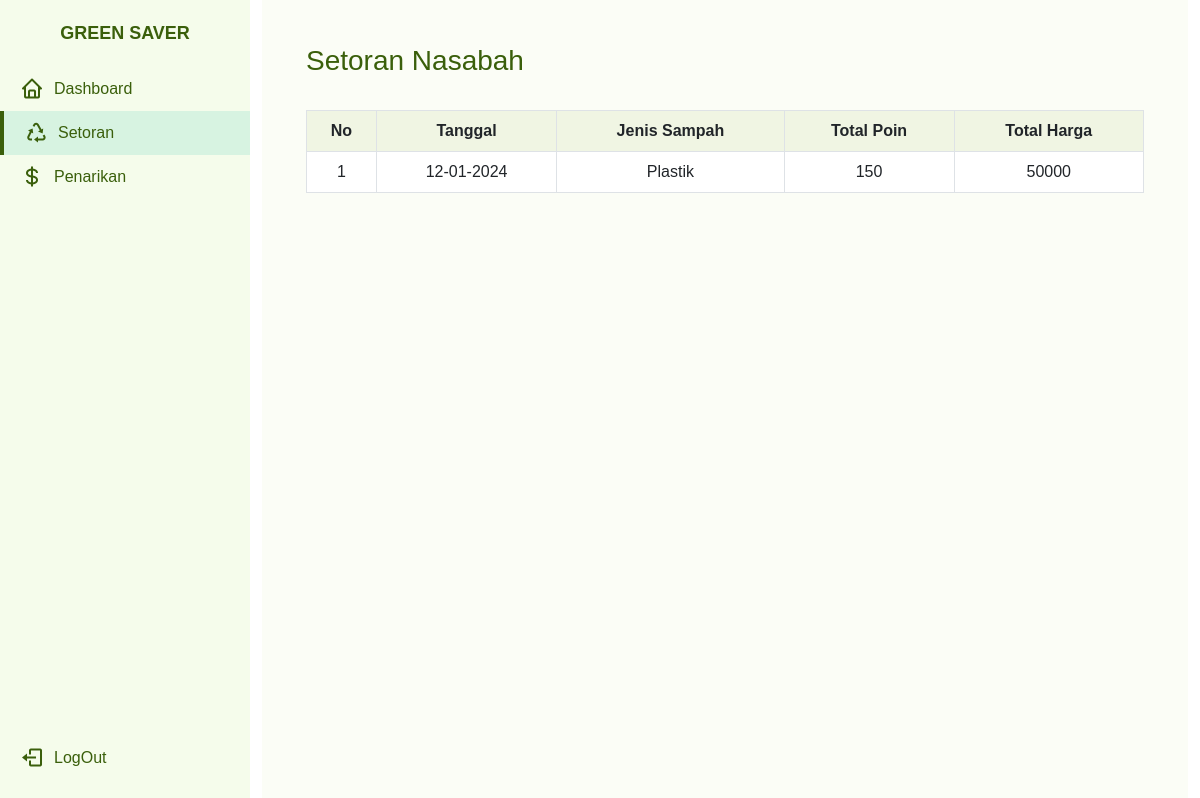
The page /setoranNasabah.php (signed in) on the database its author committed.
### tables this page shows
CREATE TABLE `setoransampah` (
  `IdSetoran` varchar(5) NOT NULL,
  `IdNasabah` varchar(5) DEFAULT NULL,
  `kodeKategori` varchar(5) DEFAULT NULL,
  `berat` float DEFAULT NULL,
  `totalHarga` float DEFAULT NULL,
  `tanggalSetor` date DEFAULT NULL
);

CREATE TABLE `kategorisampah` (
  `kodeKategori` varchar(5) NOT NULL,
  `kategori` varchar(50) DEFAULT NULL,
  `namaKategori` varchar(100) DEFAULT NULL,
  `contohBarang` text DEFAULT NULL,
  `harga` float DEFAULT NULL
);

CREATE TABLE `nasabah` (
  `IdNasabah` varchar(5) NOT NULL,
  `nama` varchar(50) DEFAULT NULL,
  `nomorInduk` varchar(20) DEFAULT NULL,
  `alamat` text DEFAULT NULL,
  `saldo` float DEFAULT NULL,
  `poin` int(11) DEFAULT NULL,
  `username` varchar(30) DEFAULT NULL,
  `password` varchar(255) DEFAULT NULL
);

### setoranNasabah.php (the view, shortened to what this page needs)
<?php
$user_id = $_SESSION['IdNasabah'];
include('koneksi.php');
$query = "
    SELECT setoransampah.tanggalSetor AS Tanggal,
           kategorisampah.kategori AS jenisSampah,
           setoransampah.totalHarga,
           nasabah.poin
    FROM setoransampah
    INNER JOIN nasabah ON setoransampah.IdNasabah = nasabah.IdNasabah
    INNER JOIN kategorisampah ON setoransampah.kodeKategori = kategorisampah.kodeKategori
    WHERE setoransampah.IdNasabah = '$user_id'
    ORDER BY setoransampah.tanggalSetor DESC";
$resultSetoran = mysqli_query($con, $query);
?>
<!DOCTYPE html>
<html lang="id">
<head>
    <link href="https://cdn.jsdelivr.net/npm/bootstrap@5.3.0-alpha1/dist/css/bootstrap.min.css" rel="stylesheet">
    <link href="https://cdnjs.cloudflare.com/ajax/libs/boxicons/2.1.2/css/boxicons.min.css" rel="stylesheet">
</head>
<body>
    <div class="container-fluid">
        <div class="l-navbar" id="nav-bar">
            <nav class="nav">
                <div class="nav_header">
                    <a href="#" class="nav_logo">
                        <span class="nav_logo-name">GREEN SAVER</span>
                    </a>
                </div>
                <div class="nav_list">
                    <a href="dashboardNasabah.php" class="nav_link">
                        <i class='bx bx-home nav_icon'></i>
                        <span class="nav_name">Dashboard</span>
                    </a>
                    <a href="setoranNasabah.php" class="nav_link active">
                        <i class='bx bx-recycle nav_icon'></i>
                        <span class="nav_name">Setoran</span>
                    </a>
                    <a href="Penarikan.php" class="nav_link">
                        <i class='bx bx-dollar nav_icon'></i>
                        <span class="nav_name">Penarikan</span>
                    </a>
                </div>
                <a href="logout.php" class="nav_link">
                    <i class='bx bx-log-out nav_icon'></i>
                    <span class="nav_name">LogOut</span>
                </a>
            </nav>
        </div>
        <div class="content">
            <div class="d-flex justify-content-between align-items-center p-4">
                <h3>Setoran Nasabah</h3>
            </div>
            <div class="table-responsive px-4">
                <table class="table table-bordered">
                    <thead>
                        <tr>
                            <th>No</th>
                            <th>Tanggal</th>
                            <th>Jenis Sampah</th>
                            <th>Total Poin</th>
                            <th>Total Harga</th>
                        </tr>
                    </thead>
                    <tbody>
                        <?php if (mysqli_num_rows($resultSetoran) > 0): ?>
                            <?php $no = 1; ?>
                            <?php while ($row = mysqli_fetch_assoc($resultSetoran)): ?>
                                <tr>
                                    <td><?php echo $no++; ?></td>
                                    <td><?php echo date('d-m-Y', strtotime($row['Tanggal'])); ?></td>
                                    <td><?php echo htmlspecialchars($row['jenisSampah']); ?></td>
                                    <td><?php echo htmlspecialchars($row['poin']); ?></td>
                                    <td><?php echo htmlspecialchars($row['totalHarga']); ?></td>
                                </tr>
                            <?php endwhile; ?>
                        <?php else: ?>
                            <tr>
                                <td colspan="5" class="text-center">Data Kosong</td>
                            </tr>
                        <?php endif; ?>
                    </tbody>
                </table>
            </div>
        </div>
    </div>
</body>
</html>

### setoranNasabah.php (style rules this page uses)
body { margin: 0; font-family: Arial, sans-serif; }
.l-navbar { background-color: #F5FCEB; width: 250px; height: 100vh; position: fixed; top: 0; left: 0; padding: 20px 0; display: flex; flex-direction: column; justify-content: space-between; }
.nav { height: 100%; display: flex; flex-direction: column; justify-content: space-between; }
.nav_header { text-align: center; margin-bottom: 20px; }
.nav_logo { text-decoration: none; color: #3A5F0B; font-weight: bold; font-size: 18px; display: flex; align-items: center; justify-content: center; }
.nav_list { flex-grow: 1; }
.nav_link { display: flex; align-items: center; padding: 10px 20px; color: #3A5F0B; text-decoration: none; transition: background-color 0.3s; }
.nav_link:hover, .nav_link.active { background-color: #D7F3E1; border-left: 4px solid #3A5F0B; }
.nav_icon { font-size: 24px; margin-right: 10px; }
.content { margin-left: 250px; padding: 20px; background-color: #FBFDF6; min-height: 100vh; }
h3 { color: #3A5F0B; }
.table-bordered th, .table-bordered td { text-align: center; vertical-align: middle; }
.table-bordered th { background-color: #F0F5E3; }
.l-navbar { width: 250px; transition: all 0.3s; }
.content { margin-left: 250px; transition: margin-left 0.3s; }

### rows shown on the page
setoransampah: tanggalSetor "12-01-2024", kodeKategori.kategori "Plastik", IdNasabah.poin "150", totalHarga "50000"
